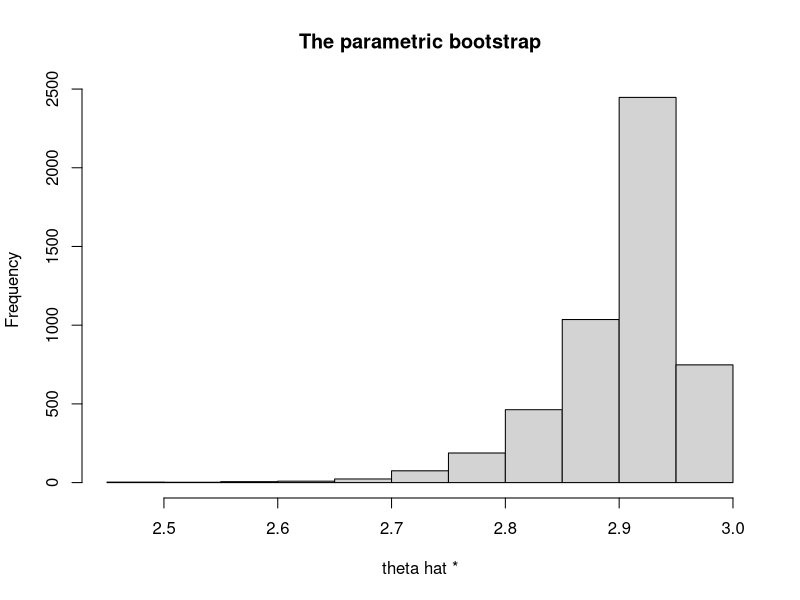
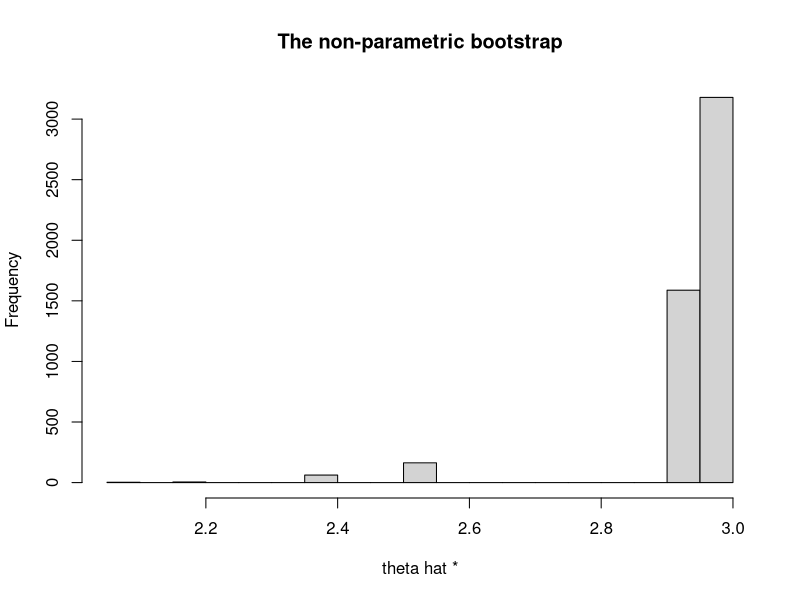
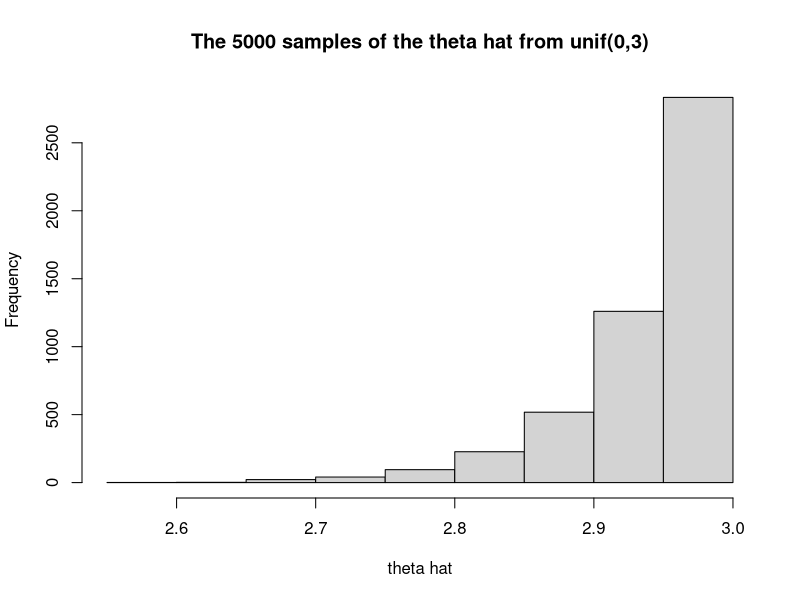

The R script that drew these images, in order:
## ---- chunk 1
knitr::opts_chunk$set(echo = FALSE,fig.height=3)
## ---- chunk 2
set.seed(201806)
X = runif(50,0,3)
r1=c()
for (i in 1:5000){
  sample = runif(length(X),0,max(X))
  r1[i] = max(sample)
}
var(r1)
## ---- chunk 3
50*3^2/((50+1)^2*(50+2))
## ---- chunk 4
r2=c()
for (j in 1:5000){    
  sample = ceiling(runif(length(X),0,length(X)))
  r2[j] = max(X[sample])
}
var(r2)
## ---- chunk 5
hist(r1,main = "The parametric bootstrap",xlab = "theta hat *")
hist(r2,main = "The non-parametric bootstrap",xlab = "theta hat *")
## ---- chunk 6
r3 = c()
for (j in 1:5000){    
  sample = runif(length(X),0,3)
  r3[j] = max(sample)
}
hist(r3,main = "The 5000 samples of the theta hat from unif(0,3)",xlab = "theta hat")
